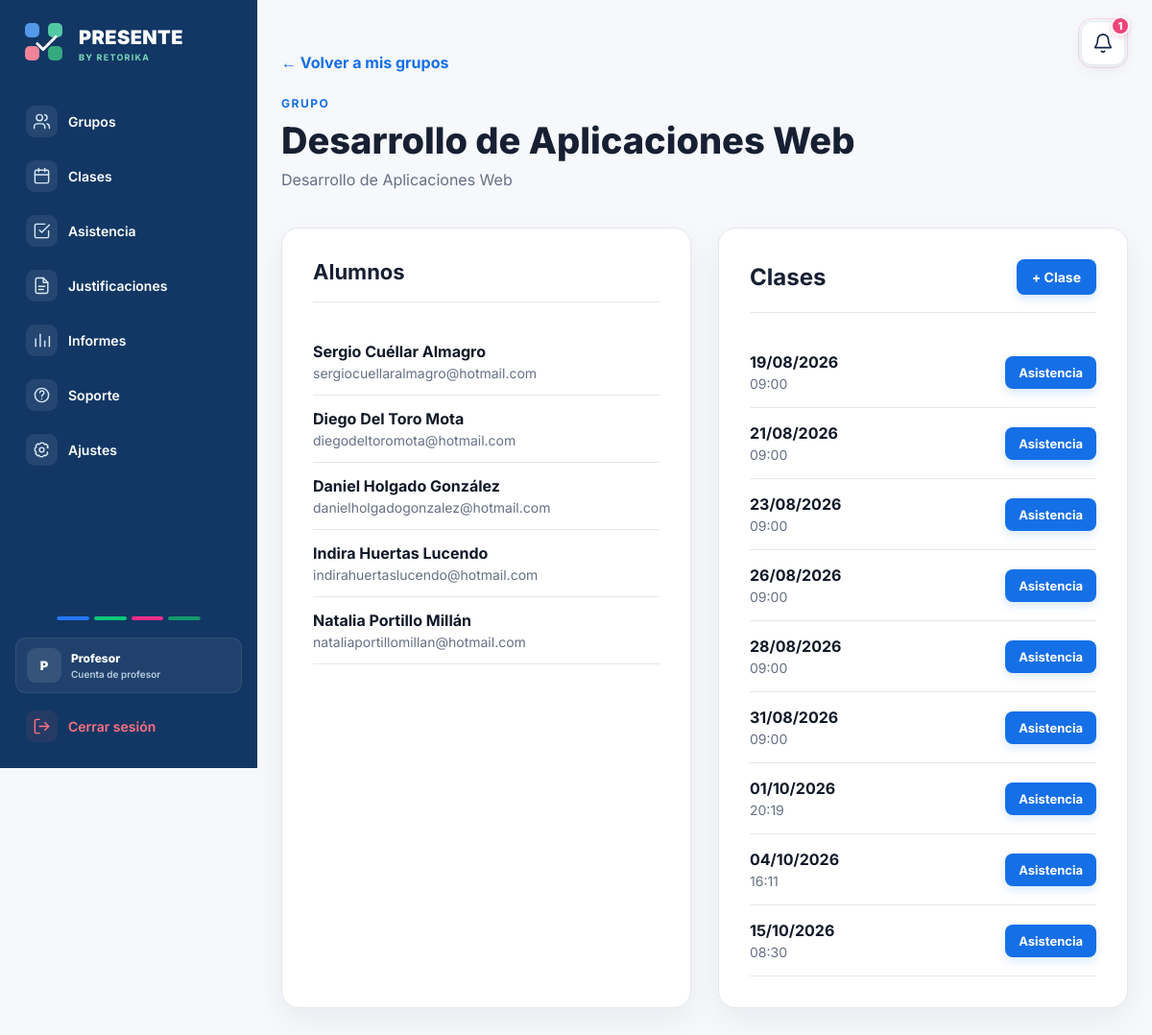
Screenshot of /profesor/grupos/3/ (signed in) with the database file from the repository.
### asistencia/models.py (models this page shows, shortened)
class Grupo(models.Model):
    COLORES = [
        ('blanco', 'Blanco'),
        ('rosa', 'Rosa'),
        ('rojo', 'Rojo'),
        ('naranja', 'Naranja'),
        ('azul', 'Azul'),
        ('verde', 'Verde'),
        ('amarillo', 'Amarillo'),
        ('violeta', 'Violeta'),
    ]
    nombre = models.CharField(
        max_length=100
    )
    asignatura = models.CharField(
        max_length=150
    )
    profesor = models.ForeignKey(
        Profesor,
        on_delete=models.CASCADE
    )
    color = models.CharField(
        max_length=20,
        choices=COLORES,
        default='blanco'
    )

class Alumno(models.Model):
    nombre = models.CharField(
        max_length=100
    )
    apellidos = models.CharField(
        max_length=150
    )
    carrera = models.CharField(
        max_length=150
    )
    curso = models.CharField(
        max_length=50
    )
    email = models.EmailField(
        unique=True
    )
    password = models.CharField(
        max_length=128
    )
    foto = models.ImageField(
        upload_to='alumnos/',
        blank=True,
        null=True,
        validators=[validar_foto_perfil]
    )
    grupo = models.ForeignKey(
        Grupo,
        on_delete=models.CASCADE
    )

class Clase(models.Model):
    grupo = models.ForeignKey(
        Grupo,
        on_delete=models.CASCADE
    )
    fecha = models.DateField()
    hora_inicio = models.TimeField()
    asistencia_abierta = models.BooleanField(
        default=False
    )
    token_qr = models.UUIDField(
        default=uuid.uuid4,
        editable=False,
        unique=True
    )
    token_qr_generado_en = models.DateTimeField(
        blank=True,
        null=True
    )
    latitud_profesor = models.FloatField(
        blank=True,
        null=True
    )
    longitud_profesor = models.FloatField(
        blank=True,
        null=True
    )

### asistencia/views.py (the view)
def detalle_grupo(request, grupo_id):
    profesor_id = request.session.get(
        'profesor_id'
    )
    if not profesor_id:
        return redirect(
            'seleccionar_login'
        )
    grupo = get_object_or_404(
        Grupo,
        id=grupo_id,
        profesor_id=profesor_id
    )
    alumnos = Alumno.objects.filter(
        grupo=grupo
    ).order_by(
        'apellidos',
        'nombre'
    )
    clases = Clase.objects.filter(
        grupo=grupo
    ).order_by(
        'fecha',
        'hora_inicio'
    )
    return render(
        request,
        'asistencia/detalle_grupo.html',
        {
            'grupo': grupo,
            'alumnos': alumnos,
            'clases': clases,
        }
    )

### asistencia/templates/asistencia/detalle_grupo.html (shortened to what this page needs)
{% extends 'asistencia/base.html' %}
{% block content %}
<section class="panel-usuario">
    <div class="panel-contenedor">
        <div style="margin-bottom:25px;">
            <a
                href="{% url 'panel_profesor' %}"
                style="
                    text-decoration:none;
                    color:#156FE7;
                    font-weight:700;
                    transition:color 0.2s ease;
                "
                onmouseover="this.style.color='#105CB1';"
                onmouseout="this.style.color='#156FE7';"
            >
                ← Volver a mis grupos
            </a>
        </div>
        <div class="panel-cabecera">
            <div>
                <p class="panel-etiqueta">
                    GRUPO
                </p>
                <h1>
                    {{ grupo.asignatura }}
                </h1>
                <p class="panel-subtitulo">
                    {{ grupo.nombre }}
                </p>
            </div>
        </div>
        <div class="panel-grid">
            <div class="panel-tarjeta">
                <div class="panel-tarjeta-titulo">
                    <h2>
                        Alumnos
                    </h2>
                </div>
                {% for alumno in alumnos %}
                    <div style="
                        padding:14px 0;
                        border-bottom:1px solid #e5e7eb;
                    ">
                        <strong style="
                            color:#101828;
                            font-weight:700;
                        ">
                            {{ alumno.nombre }}
                            {{ alumno.apellidos }}
                        </strong>
                        <div style="
                            margin-top:4px;
                            color:#667085;
                            font-size:14px;
                        ">
                            {{ alumno.email }}
                        </div>
                    </div>
                {% empty %}
                    <p style="color:#667085;">
                        Todavía no hay alumnos registrados.
                    </p>
                {% endfor %}
            </div>
            <div class="panel-tarjeta">
                <div style="
                    display:flex;
                    justify-content:space-between;
                    align-items:center;
                    gap:20px;
                    margin-bottom:25px;
                    padding-bottom:18px;
                    border-bottom:1px solid #e5e7eb;
                ">
                    <h2 style="margin:0;">
                        Clases
                    </h2>
                    <a
                        href="{% url 'crear_clase' grupo.id %}"
                        style="
                            display:inline-block;
                            padding:10px 16px;
                            border-radius:8px;
                            background:#156FE7;
                            color:#FFFFFF;
                            text-decoration:none;
                            font-weight:700;
                            font-size:14px;
                            box-shadow:0 4px 10px rgba(21,111,231,0.18);
                            transition:
                                background-color 0.2s ease,
                                transform 0.2s ease,
                                box-shadow 0.2s ease;
                        "
                        onmouseover="
                            this.style.backgroundColor='#105CB1';
                            this.style.transform='translateY(-1px)';
                            this.style.boxShadow='0 6px 14px rgba(16,92,177,0.22)';
                        "
                        onmouseout="
                            this.style.backgroundColor='#156FE7';
                            this.style.transform='translateY(0)';
                            this.style.boxShadow='0 4px 10px rgba(21,111,231,0.18)';
                        "
                    >
                        + Clase
                    </a>
                </div>
                {% for clase in clases %}
                    <div style="
                        display:flex;
                        justify-content:space-between;
                        align-items:center;
                        gap:15px;
                        padding:16px 0;
                        border-bottom:1px solid #e5e7eb;
                    ">
                        <div>
                            <strong style="
                                color:#101828;
                                font-weight:700;
                            ">
                                {{ clase.fecha|date:"d/m/Y" }}
                            </strong>
                            <div style="
                                margin-top:4px;
                                color:#667085;
                                font-size:14px;
                            ">
                                {{ clase.hora_inicio|time:"H:i" }}
                            </div>
                        </div>
                        <a
                            href="{% url 'gestionar_asistencia' clase.id %}"
                            style="
                                display:inline-block;
                                padding:9px 14px;
                                border-radius:8px;
                                background:#156FE7;
                                color:#FFFFFF;
                                text-decoration:none;
                                font-size:13px;
                                font-weight:700;
                                box-shadow:0 4px 10px rgba(21,111,231,0.16);
                                transition:
                                    background-color 0.2s ease,
                                    transform 0.2s ease,
                                    box-shadow 0.2s ease;
                            "
                            onmouseover="
                                this.style.backgroundColor='#105CB1';
                                this.style.transform='translateY(-1px)';
                                this.style.boxShadow='0 6px 14px rgba(16,92,177,0.20)';
                            "
                            onmouseout="
                                this.style.backgroundColor='#156FE7';
                                this.style.transform='translateY(0)';
                                this.style.boxShadow='0 4px 10px rgba(21,111,231,0.16)';
                            "
                        >
                            Asistencia
                        </a>
                    </div>
                {% empty %}
                    <p style="color:#667085;">
                        No hay clases programadas.
                    </p>
                {% endfor %}
            </div>
        </div>
    </div>
</section>
{% endblock %}

### asistencia/static/asistencia/css/style.css (style rules this page uses)
html, body, button, input, select, textarea { font-family: "Inter", -apple-system, BlinkMacSystemFont, "Segoe UI", sans-serif; }
* { margin: 0; padding: 0; box-sizing: border-box; }
html { width: 100%; overflow-x: hidden; }
body { width: 100%; min-height: 100vh; font-family: "Inter", -apple-system, BlinkMacSystemFont, "Segoe UI", sans-serif; background-color: #f6f8fb; color: #172033; overflow-x: hidden; }
.panel-usuario { min-height: calc(100vh - 120px); padding: 55px 25px 80px; }
.panel-contenedor { width: 100%; max-width: 1100px; margin: 0 auto; }
.panel-cabecera { display: flex; justify-content: space-between; align-items: center; gap: 30px; margin-bottom: 40px; }
.panel-etiqueta { margin-bottom: 8px; color: #156FE7; font-size: 12px; font-weight: 700; letter-spacing: 1.5px; }
.panel-cabecera h1 { margin-bottom: 8px; font-size: 38px; font-weight: 800; color: #172033; }
.panel-subtitulo { color: #667085; font-size: 16px; }
.panel-grid { display: grid; grid-template-columns: 1fr 1fr; gap: 28px; }
.panel-tarjeta { padding: 32px; background-color: #ffffff; border: 1px solid #e5e7eb; border-radius: 18px; box-shadow: 0 12px 32px rgba(23, 32, 51, 0.06); }
.panel-tarjeta-titulo { margin-bottom: 27px; padding-bottom: 18px; border-bottom: 1px solid #e5e7eb; }
.panel-tarjeta-titulo h2 { font-size: 22px; color: #172033; }

### asistencia/templates/asistencia/base.html (style rules this page uses)
:root { --sidebar-ancho: 268px; --sidebar-fondo: #123764; --sidebar-activo: #20558f; --sidebar-texto: #ffffff; --sidebar-texto-secundario: #b8cbe0; --sidebar-rojo: #ff7180; }
html { min-height: 100%; }
body { min-height: 100vh; margin: 0; }
body, button, input, select, textarea { font-family: "Inter", Arial, sans-serif; }
a { -webkit-tap-highlight-color: transparent; }

### rows the page displays
Grupo: asignatura "Desarrollo de Aplicaciones Web", nombre "Desarrollo de Aplicaciones Web"
Alumno: nombre "Sergio", apellidos "Cuéllar Almagro", email "sergiocuellaralmagro@hotmail.com"
Alumno: nombre "Diego", apellidos "Del Toro Mota", email "diegodeltoromota@hotmail.com"
Alumno: nombre "Daniel", apellidos "Holgado González", email "danielholgadogonzalez@hotmail.com"
Alumno: nombre "Indira", apellidos "Huertas Lucendo", email "indirahuertaslucendo@hotmail.com"
Alumno: nombre "Natalia", apellidos "Portillo Millán", email "nataliaportillomillan@hotmail.com"
Clase: fecha "19/08/2026", hora_inicio "09:00"
Clase: fecha "21/08/2026", hora_inicio "09:00"
Clase: fecha "23/08/2026", hora_inicio "09:00"
Clase: fecha "26/08/2026", hora_inicio "09:00"
Clase: fecha "28/08/2026", hora_inicio "09:00"
Clase: fecha "31/08/2026", hora_inicio "09:00"
Clase: fecha "01/10/2026", hora_inicio "20:19"
Clase: fecha "04/10/2026", hora_inicio "16:11"
Clase: fecha "15/10/2026", hora_inicio "08:30"

### other values shown
{{ total_notificaciones_profesor }} "1"
